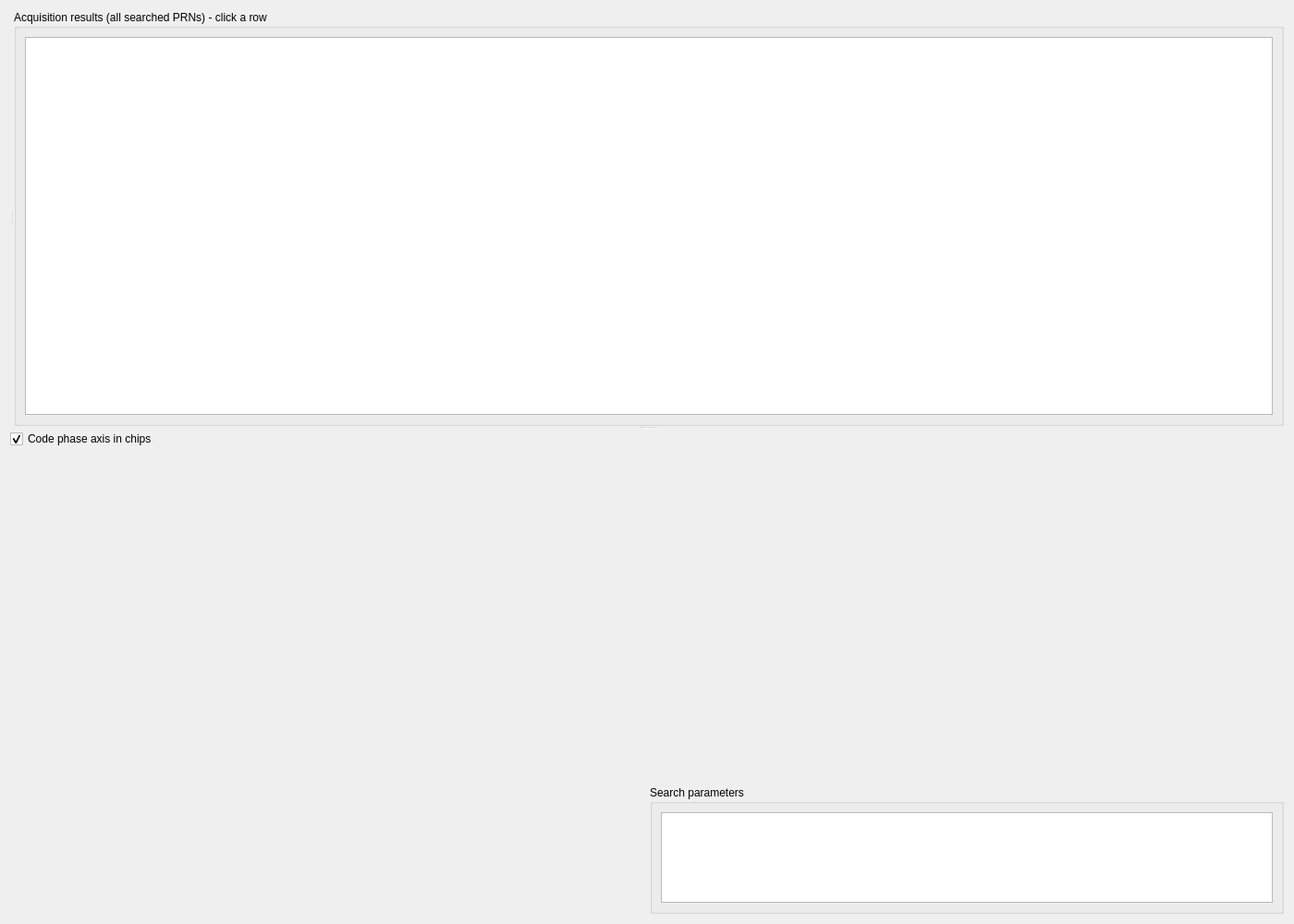
<?xml version="1.0" encoding="UTF-8"?>
<ui version="4.0">
 <class>AcquisitionPage</class>
 <widget class="QWidget" name="AcquisitionPage">
  <property name="geometry">
   <rect><x>0</x><y>0</y><width>1400</width><height>1000</height></rect>
  </property>
  <layout class="QVBoxLayout" name="mainLayout">
   <item>
    <widget class="QSplitter" name="mainSplitter">
     <property name="orientation"><enum>Qt::Vertical</enum></property>
     <widget class="QSplitter" name="topSplitter">
      <property name="orientation"><enum>Qt::Horizontal</enum></property>
      <widget class="QWidget" name="barsWidget">
       <layout class="QVBoxLayout" name="barsLayout">
        <property name="leftMargin"><number>0</number></property>
        <property name="topMargin"><number>0</number></property>
        <property name="rightMargin"><number>0</number></property>
        <property name="bottomMargin"><number>0</number></property>
        <item>
         <widget class="gui::PlotWidget" name="metricPlot" native="true">
          <property name="title" stdset="0"><string>Acquisition metric (peak / second peak) - click a bar</string></property>
          <property name="xLabel" stdset="0"><string>Satellite: GPS PRN, or E and the number for Galileo</string></property>
          <property name="yLabel" stdset="0"><string>Metric</string></property>
         </widget>
        </item>
        <item>
         <widget class="gui::PlotWidget" name="cn0Plot" native="true">
          <property name="title" stdset="0"><string>C/N0 estimated from the correlation peak</string></property>
          <property name="xLabel" stdset="0"><string>Satellite: GPS PRN, or E and the number for Galileo</string></property>
          <property name="yLabel" stdset="0"><string>C/N0 (dB-Hz)</string></property>
         </widget>
        </item>
       </layout>
      </widget>
      <widget class="QGroupBox" name="resultsGroup">
       <property name="title"><string>Acquisition results (all searched PRNs) - click a row</string></property>
       <layout class="QVBoxLayout" name="resultsLayout">
        <item><widget class="gui::DataTable" name="resultsTable"/></item>
       </layout>
      </widget>
     </widget>
     <widget class="QWidget" name="detailWidget">
      <layout class="QVBoxLayout" name="detailLayout">
       <property name="leftMargin"><number>0</number></property>
       <property name="topMargin"><number>0</number></property>
       <property name="rightMargin"><number>0</number></property>
       <property name="bottomMargin"><number>0</number></property>
       <item>
        <widget class="QCheckBox" name="chipsAxisCheck">
         <property name="text"><string>Code phase axis in chips</string></property>
         <property name="checked"><bool>true</bool></property>
        </widget>
       </item>
       <item>
        <layout class="QGridLayout" name="detailGrid" rowstretch="3,2,2" columnstretch="1,1">
         <item row="0" column="0" colspan="2">
          <widget class="gui::PlotWidget" name="surfacePlot" native="true">
           <property name="yLabel" stdset="0"><string>Doppler (Hz)</string></property>
          </widget>
         </item>
         <item row="1" column="0">
          <widget class="gui::PlotWidget" name="codeSlicePlot" native="true">
           <property name="yLabel" stdset="0"><string>Correlation power</string></property>
          </widget>
         </item>
         <item row="1" column="1">
          <widget class="gui::PlotWidget" name="dopplerSlicePlot" native="true">
           <property name="xLabel" stdset="0"><string>Doppler (Hz, relative to nominal IF)</string></property>
           <property name="yLabel" stdset="0"><string>Correlation power</string></property>
          </widget>
         </item>
         <item row="2" column="0">
          <widget class="gui::PlotWidget" name="finePlot" native="true">
           <property name="title" stdset="0"><string>Fine frequency search: spectrum of squared 0.5-ms correlations</string></property>
           <property name="xLabel" stdset="0"><string>Frequency offset from coarse bin (Hz)</string></property>
           <property name="yLabel" stdset="0"><string>Magnitude</string></property>
          </widget>
         </item>
         <item row="2" column="1">
          <widget class="QGroupBox" name="paramsGroup">
           <property name="title"><string>Search parameters</string></property>
           <layout class="QVBoxLayout" name="paramsLayout">
            <item><widget class="gui::DataTable" name="paramsTable"/></item>
           </layout>
          </widget>
         </item>
        </layout>
       </item>
      </layout>
     </widget>
    </widget>
   </item>
  </layout>
 </widget>
 <customwidgets>
  <customwidget>
   <class>gui::PlotWidget</class>
   <extends>QWidget</extends>
   <header>gui/PlotWidget.h</header>
   <container>1</container>
  </customwidget>
  <customwidget>
   <class>gui::DataTable</class>
   <extends>QTableWidget</extends>
   <header>gui/DataTable.h</header>
  </customwidget>
 </customwidgets>
 <resources/>
 <connections/>
</ui>
